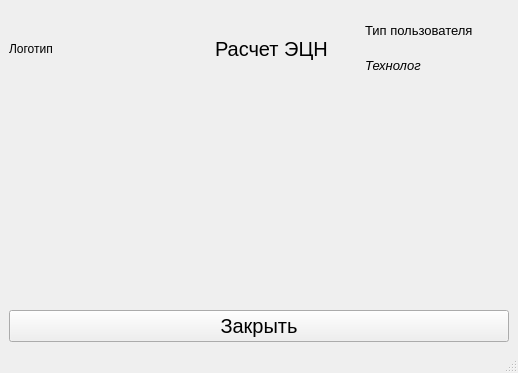
<?xml version="1.0" encoding="UTF-8"?>
<ui version="4.0">
 <class>PumpCalcWindow</class>
 <widget class="QMainWindow" name="PumpCalcWindow">
  <property name="geometry">
   <rect>
    <x>0</x>
    <y>0</y>
    <width>518</width>
    <height>373</height>
   </rect>
  </property>
  <property name="windowTitle">
   <string>Калькулятор ЭЦН</string>
  </property>
  <widget class="QWidget" name="centralwidget">
   <layout class="QVBoxLayout" name="verticalLayout_3">
    <item>
     <layout class="QVBoxLayout" name="verticalLayoutOverall">
      <item>
       <layout class="QHBoxLayout" name="horizontalLayout">
        <item>
         <widget class="QLabel" name="putImageHere">
          <property name="sizePolicy">
           <sizepolicy hsizetype="Fixed" vsizetype="Fixed">
            <horstretch>0</horstretch>
            <verstretch>0</verstretch>
           </sizepolicy>
          </property>
          <property name="minimumSize">
           <size>
            <width>200</width>
            <height>80</height>
           </size>
          </property>
          <property name="maximumSize">
           <size>
            <width>200</width>
            <height>80</height>
           </size>
          </property>
          <property name="baseSize">
           <size>
            <width>200</width>
            <height>80</height>
           </size>
          </property>
          <property name="text">
           <string>Логотип</string>
          </property>
         </widget>
        </item>
        <item>
         <widget class="QLabel" name="windowName">
          <property name="sizePolicy">
           <sizepolicy hsizetype="MinimumExpanding" vsizetype="Maximum">
            <horstretch>0</horstretch>
            <verstretch>0</verstretch>
           </sizepolicy>
          </property>
          <property name="font">
           <font>
            <family>MS Sans Serif</family>
            <pointsize>15</pointsize>
           </font>
          </property>
          <property name="text">
           <string>Расчет ЭЦН</string>
          </property>
         </widget>
        </item>
        <item>
         <layout class="QVBoxLayout" name="verticalLayout">
          <item>
           <widget class="QLabel" name="label">
            <property name="sizePolicy">
             <sizepolicy hsizetype="MinimumExpanding" vsizetype="Maximum">
              <horstretch>0</horstretch>
              <verstretch>0</verstretch>
             </sizepolicy>
            </property>
            <property name="font">
             <font>
              <family>MS Sans Serif</family>
              <pointsize>10</pointsize>
             </font>
            </property>
            <property name="text">
             <string>Тип пользователя</string>
            </property>
           </widget>
          </item>
          <item>
           <widget class="QLabel" name="labelCurrentUser">
            <property name="sizePolicy">
             <sizepolicy hsizetype="MinimumExpanding" vsizetype="Maximum">
              <horstretch>0</horstretch>
              <verstretch>0</verstretch>
             </sizepolicy>
            </property>
            <property name="font">
             <font>
              <family>MS Sans Serif</family>
              <pointsize>10</pointsize>
              <italic>true</italic>
             </font>
            </property>
            <property name="text">
             <string>Технолог</string>
            </property>
           </widget>
          </item>
         </layout>
        </item>
       </layout>
      </item>
      <item>
       <spacer name="verticalSpacer">
        <property name="orientation">
         <enum>Qt::Vertical</enum>
        </property>
        <property name="sizeHint" stdset="0">
         <size>
          <width>20</width>
          <height>40</height>
         </size>
        </property>
       </spacer>
      </item>
      <item>
       <widget class="QPushButton" name="pushButtonClose">
        <property name="font">
         <font>
          <family>MS Sans Serif</family>
          <pointsize>15</pointsize>
         </font>
        </property>
        <property name="cursor">
         <cursorShape>PointingHandCursor</cursorShape>
        </property>
        <property name="text">
         <string>Закрыть</string>
        </property>
       </widget>
      </item>
     </layout>
    </item>
   </layout>
  </widget>
  <widget class="QMenuBar" name="menubar">
   <property name="geometry">
    <rect>
     <x>0</x>
     <y>0</y>
     <width>518</width>
     <height>26</height>
    </rect>
   </property>
  </widget>
  <widget class="QStatusBar" name="statusbar"/>
 </widget>
 <resources/>
 <connections/>
</ui>
